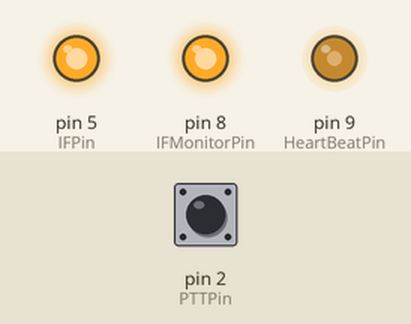
Simulated run of this sketch. Board: Arduino Uno, built with avr-gcc and run on an emulated ATmega328P. On the bench: output pins drawn as LEDs (lit = HIGH). The inputs (shaded band) are chosen by the test bench; at power-on: pin 2 (PTTPin) LOW. Pins used as bus, display or sensor lines are not drawn; what the sketch prints to the serial monitor is not drawn.

Above: at 1.2 s.
1.3 s: pin 2 (PTTPin) driven HIGH
At 1.8 s:
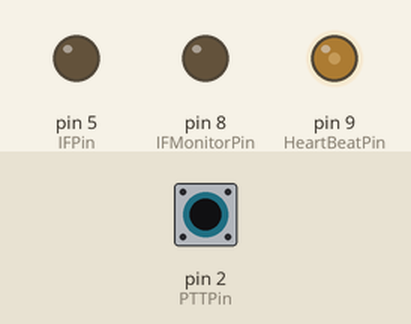
4.3 s: pin 2 (PTTPin) driven LOW
At 4.86 s:
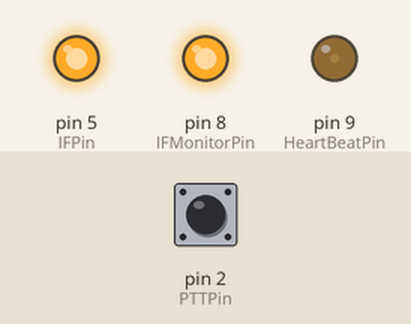
7.3 s: pin 2 (PTTPin) pulsed HIGH 5 times (0.12 s each, 0.3 s apart)
At 11.71 s:
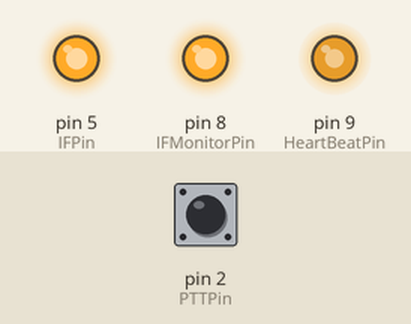
11.8 s: pin 2 (PTTPin) pulsed HIGH 2 times (0.12 s each, 0.3 s apart)
At 12.3 s:
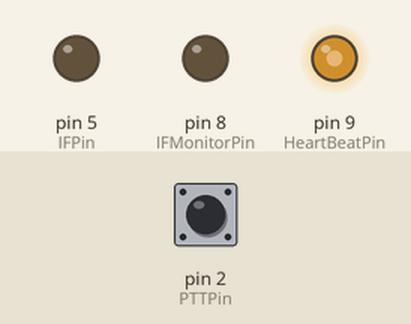
Timing chart, 0 to 15.8 s (numbered marks = the images above; inputs shaded):
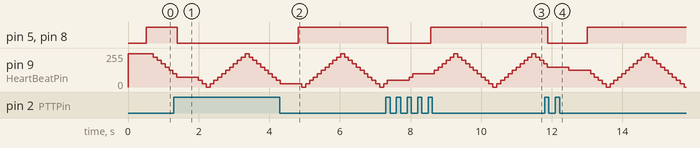

The sketch:

PTT_controller.ino
```cpp
// AJ Morris
// M0CWX
// Sept 2021
// m0cwx@qsl.net

// PTT Controller checks whether PTTPin is open or closed and
// only tells the IF rig to TX if the Transverter is already set
// to TX after SafetyDelay amount of time
// When PTTPin is open, then the IF is switched to RX before the
// Transverter by SafetyDelay amount of time.
//
// Rather than just having a steady "power on" light, the LED
// heartbeats at frequency SleepTime*heartbeat/fadeAmount
// (give or take rounding)...
// TODO: think about whether this rounding  is "floor" or "ceiling".

// Things you might want to fiddle with
const int SerialBaud = 19200; // How fast do you need it ?
const int SafetyDelay = 500;  // How long before IF is safe before TXVR moved to RX in ms

int SleepTime=100;  // Miliseconds between checking PTT status. Why work harder than you have to?
int heartbeat=250;  // Brightest the Heartbeat LED gets 250/255
int fadeAmount=25;  // How much the Heartbeat LED changes per SleepTime

const int debounceDelay = 10; // milliseconds to wait until PTT stable

// Things you only want to fiddle with if you have a different
// microprocessor
const int PTTPin = 2; // PTT from Mic
const int TXVRPin = 3; // PTT to Transverter
const int IFPin = 5;  // PTT to Rig
const int TXVRMonitorPin = 7; // LED monitor
const int IFMonitorPin = 8; // LED monitor
const int HeartBeatPin = 9;  // Analogue

// Don't need to fiddle with these.
byte TXStatus = 0; // 0 is RX, 1 is TX
int TimeSinceSwitch; // in SleepTime ms


// S E T U P
void setup() {

  Serial.begin(SerialBaud);

  pinMode(PTTPin, INPUT); // PTT
  pinMode(TXVRPin, OUTPUT); // Transverter
  pinMode(IFPin, OUTPUT); // IF
  pinMode(IFMonitorPin, OUTPUT); // IF LED on
  pinMode(TXVRMonitorPin, OUTPUT); // IF Transverter on
  pinMode(HeartBeatPin, OUTPUT); // Heartbeat
  Serial.print("\n\n\n\nON\n");

  TXStatus=0; // Start in RX mode.
  TimeSinceSwitch=0; // reset counter.

}

// From the internet. Makes sure that that the input pin has
// remained in its current state for debounceDelay ms.
// https://www.arduinoplatform.com/reliable-detecting-a-switch-with-arduino/
boolean debounce(int pin)
{
 boolean state;
 boolean previousState;
 previousState = digitalRead(pin); // store switch state
 for(int counter=0; counter < debounceDelay; counter++)
 {
 delay(1); // wait for 1 millisecond
 state = digitalRead(pin); // read the pin
 if( state != previousState)
 {
 counter = 0; // reset the counter if the state changes
 previousState = state; // and save the current state
 }
 }
 // here when the switch state has been stable longer than the debounce period
 return state;
}


// S W I T C H   T O   T X
void switch_TX() {
  TXStatus = 1;
  transverter(1);
  delay(SafetyDelay);
  IF(1);
}

// S W I T C H   T O   R X
void switch_RX() {
  TXStatus = 0;
  IF(0);
  delay(SafetyDelay);
  transverter(0);
}

// S W I T C H   T O   I F  R E L A Y
void IF(byte x) {
 if (x==1) {
    digitalWrite(IFPin, HIGH);
    Serial.print("Set IF to TX\n\r");
    digitalWrite(IFMonitorPin, HIGH);
 }
 else if (x==0) {
  digitalWrite(IFPin, LOW);
  Serial.print("Set IF to RX\n\r");
  digitalWrite(IFMonitorPin, LOW);
 }
}

// S W I T C H   T O  T R A N S V E R T E R   R E L A Y
void transverter(byte x) {
 if (x==1) {
   digitalWrite(TXVRPin, HIGH);
   Serial.print("Set Transverter to TX\n\r");
   digitalWrite(TXVRMonitorPin, HIGH);
 }
 else if (x==0) {
   digitalWrite(TXVRPin, LOW);
   Serial.print("Set Transverter to RX\n\r");
   digitalWrite(TXVRMonitorPin, LOW);
 }
}

// M A I N   L O O P
void loop() {

  analogWrite(HeartBeatPin, heartbeat);   // Write the current heartbeat intensity
  Serial.print("\r"); // We've already done \n\r if anything happened last cycle
  // so we just overwrite the status report numbers if nothing happened.
  Serial.print(TXStatus); // Write whether we are RX=0 or TX=1
  Serial.print(" ");
  Serial.print(TimeSinceSwitch); // Time since switch on in units of SleepTime ms.
  //TODO: Learn how to concatenate Serial.print() arguments!

  if ((!TXStatus) && (debounce(PTTPin)==LOW)){
    // We are on RX and the PTT has been closed.
   TimeSinceSwitch=0; // reset time since PTT switched
   Serial.print("PTT Closed\n\r");
   switch_TX();
  }
  else if ((TXStatus) && (debounce(PTTPin)==HIGH)){
    // We are on TX and the PTT has been opened.
   TimeSinceSwitch=0; // reset time since PTT switched
   Serial.print("PTT Open\n\r");
   switch_RX();
  }

 delay(SleepTime); // maybe we shouldn't be constantly checking the PTT.
 heartbeat = heartbeat + fadeAmount; // Change the intensity of the heartbeat pin
 if (heartbeat <= 0 ) {
   // Check the limits of the heartbeat pin
   // Go between [0, 250] out of max 255
   fadeAmount = -fadeAmount; // Now fade up.
   heartbeat=0; // Can't go lower than 0.
 }
 else if(heartbeat >= 250) {
   fadeAmount = -fadeAmount; // Now fade down.
   heartbeat=250;// Can't go higher than 255.
  }

 TimeSinceSwitch++; // Time marches on, ++ at a time.
}
```

Measured:
- after the input at 1.3 s, pin 5 (IFPin), pin 8 (IFMonitorPin): HIGH → LOW after 0.09 s
- after the input at 4.3 s, pin 5 (IFPin), pin 8 (IFMonitorPin): LOW → HIGH after 0.52 s
- after the input at 7.3 s, pin 5 (IFPin), pin 8 (IFMonitorPin): HIGH → LOW after 0.06 s, → HIGH 1.2 s later
- after the input at 11.8 s, pin 5 (IFPin), pin 8 (IFMonitorPin): HIGH → LOW after 0.09 s, → HIGH 1.1 s later
